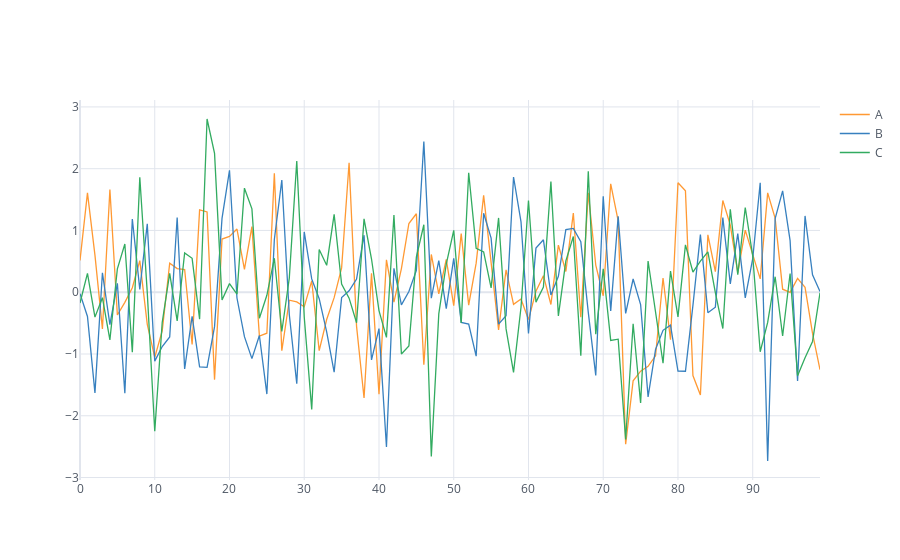

Write notebook code for a chart like this one.
### Markdown cell above
# Iplot

### Code cell
df.iplot()
